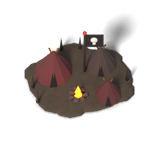
#> input picture assets/resources/improvements/barbarian_camp.png, 160 x 160 px, given as the content of the folder ../../assets/resources/improvements/barbarian_camp.png, which was not available
$ python post.py ../../assets/resources/improvements/barbarian_camp.png ../../assets/resources/improvements/contact-sheet.png
#> lines starting #> are read from the running program, lines starting #| are printed output that depends on the picture; pictures that were not available may be replaced by others from this repository, and a replacement may not be noted
#!/usr/bin/env python3
"""Turns the raw Blender renders into the game's assets.

  python post.py RAW_DIR OUT_DIR       (OUT_DIR = assets/resources)

  sprites/<id>.png        map sprites of resources        (224 px, RGBA, dark rim)
  icons/<id>.png          class-coloured circular badges  (128 px, RGBA)
  improvements/<id>.png   improvement and camp sprites    (160 px; field decals 224 px)
Needs Pillow + numpy.
"""
import os
import sys
import zlib

import numpy as np
from PIL import Image, ImageChops, ImageDraw, ImageFilter

RAW, OUT = sys.argv[1], sys.argv[2]

CLASS_COL = {
    "bonus": ((96, 190, 84), (36, 110, 44), (232, 255, 214)),
    "luxury": ((178, 108, 214), (82, 36, 120), (246, 226, 255)),
    "strategic": ((226, 86, 72), (120, 28, 26), (255, 226, 214)),
    "artifact": ((226, 184, 84), (120, 84, 24), (255, 244, 206)),
}
BONUS = "bananas cattle copper crabs deer fish rice sheep stone wheat maize".split()
STRATEGIC = "aluminum coal horses iron niter oil uranium".split()
ARTIFACT = "antiquity_site shipwreck".split()


# [9 lines left out: function klass, not called in this run]


def premul_resize(im, size):
    a = np.asarray(im.convert("RGBA")).astype(np.float32) / 255.0
    a[..., 3] = np.clip((a[..., 3] - 0.06) / 0.94, 0, 1)  # drop denoiser noise
    a[..., :3] *= a[..., 3:4]
    pm = Image.fromarray((a * 255).astype(np.uint8), "RGBA")
    pm = pm.resize((size, size), Image.LANCZOS) if isinstance(size, int) else pm.resize(size, Image.LANCZOS)
    b = np.asarray(pm).astype(np.float32) / 255.0
    al = b[..., 3:4]
    b[..., :3] = np.where(al > 1e-4, b[..., :3] / np.maximum(al, 1e-4), 0)
    return Image.fromarray((np.clip(b, 0, 1) * 255).astype(np.uint8), "RGBA")


# [47 lines left out: functions object_bbox, make_icon, not called in this run]


SPRITE_PX = 224


# [41 lines left out: functions outlined, noise_field, soften_field, not called in this run]


def main():
    for sub in ("sprites", "icons", "improvements"):
        os.makedirs(os.path.join(OUT, sub), exist_ok=True)
    names = sorted(f[:-4] for f in os.listdir(RAW) if f.endswith(".png"))
    for name in names:
        raw = Image.open(os.path.join(RAW, name + ".png")).convert("RGBA")
#> raw is the input picture: PIL image 160x160 RGBA; mean R, G, B, A 23.9, 18.3, 16.1, 64.6
        if name.startswith("resource_"):
            outlined(premul_resize(raw, SPRITE_PX)).save(os.path.join(OUT, "sprites", name + ".png"), optimize=True)
            make_icon(raw, klass(name)).save(os.path.join(OUT, "icons", name + ".png"), optimize=True)
        else:
            if name.startswith(("imp_farm_", "imp_plantation_")):
                im = premul_resize(soften_field(raw, zlib.crc32(name.encode())), 224)
            else:
                im = premul_resize(raw, SPRITE_PX)
#> in premul_resize, `a[..., 3] = np.clip((a[..., 3] - 0.06) / 0.94, 0, 1)`: a: shape (160, 160, 4) float32; mean R, G, B, A 0.0936, 0.0719, 0.0633, 0.25
#> in premul_resize, `a[..., :3] *= a[..., 3:4]`:
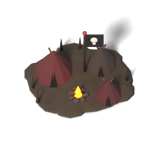
#> a: shape (160, 160, 4) float32; mean R, G, B, A 0.086, 0.066, 0.0583, 0.25; transparent parts drawn white
#> in premul_resize, `al = b[..., 3:4]`:
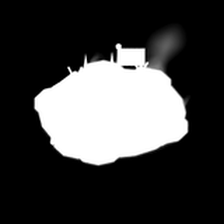
#> al: shape (224, 224, 1) float32; min 0, max 1, mean 0.25
#> in premul_resize, `b[..., :3] = np.where(al > 1e-4, b[..., :3] / np.maximum(al, 1e-4), 0)`: b: shape (224, 224, 4) float32; mean R, G, B, A 0.4, 0.3, 0.3, 0.2
            im.save(os.path.join(OUT, "improvements", name + ".png"), optimize=True)
    print("post: wrote", len(names), "assets")


main()

$ run again, on assets/resources/improvements/imp_batey.png
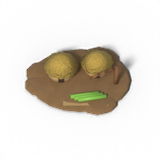
#> input picture assets/resources/improvements/imp_batey.png, 160 x 160 px, given as the content of the folder ../../assets/resources/improvements/imp_batey.png, which was not available
#> in main, raw is the input picture: PIL image 160x160 RGBA; mean R, G, B, A 29.4, 24.3, 15.5, 56.3
#> in premul_resize, `a[..., :3] *= a[..., 3:4]`:
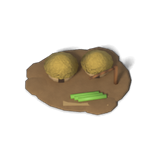
#> a: shape (160, 160, 4) float32; mean R, G, B, A 0.109, 0.0902, 0.0568, 0.214; transparent parts drawn white
#> in premul_resize, `al = b[..., 3:4]`:
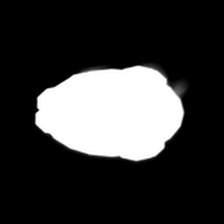
#> al: shape (224, 224, 1) float32; min 0, max 1, mean 0.213

$ run again, on assets/resources/improvements/imp_camp.png
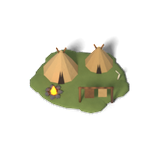
#> input picture assets/resources/improvements/imp_camp.png, 160 x 160 px, given as the content of the folder ../../assets/resources/improvements/imp_camp.png, which was not available
#> in main, raw is the input picture: PIL image 160x160 RGBA; mean R, G, B, A 26.7, 25.7, 15.7, 47.2
#> in premul_resize, `a[..., :3] *= a[..., 3:4]`:
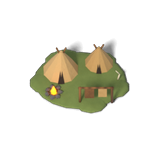
#> a: shape (160, 160, 4) float32; mean R, G, B, A 0.0977, 0.0934, 0.0566, 0.184; transparent parts drawn white
#> in premul_resize, `al = b[..., 3:4]`:
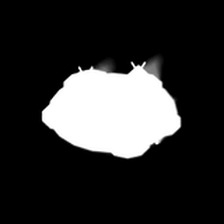
#> al: shape (224, 224, 1) float32; min 0, max 1, mean 0.184
